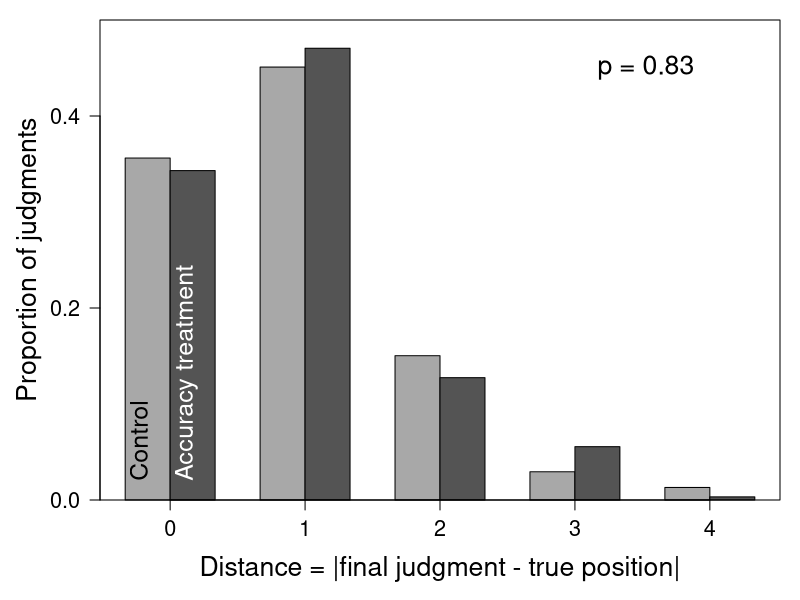

Write R code to recreate this figure.
# Figure 3: Accuracy of final judgments by treatment. Also reports the mean
# judgment error and Wilcoxon rank-sum test cited in the text
# (0.89 control vs. 0.91 accuracy; W = 46,390; p = 0.83; p. 380).
#
# Input:  data/judgments.csv
#         guessdist = |final judgment - candidate's true position|
# Output: output/figure3.pdf

judgments <- read.csv("data/judgments.csv")

# Distribution of judgment error by treatment (rows: control, accuracy)
error_prop <- prop.table(table(judgments$accuracy, judgments$guessdist), 1)
error_prop

# In-text: mean error and Wilcoxon rank-sum test
tapply(judgments$guessdist, judgments$accuracy, mean)
error_test <- wilcox.test(guessdist ~ accuracy, data = judgments)
error_test

# Plot ------------------------------------------------------------------------
dir.create("output", showWarnings = FALSE)
pdf("output/figure3.pdf", width = 6, height = 6)
par(mar = c(5, 5, 1, 1))
bars <- barplot(
  error_prop,
  beside = TRUE, xaxt = "n", yaxt = "n", ylim = c(0, .5),
  col = c("grey66", "grey33"),
  xlab = "Distance = |final judgment - true position|",
  ylab = "Proportion of judgments",
  cex.lab = 1.6
)
axis(1, at = bars[1, ] + .5, labels = 0:4, cex.axis = 1.3)
axis(2, at = c(0, .2, .4), cex.axis = 1.3, las = 1)
text(12.5, .45, labels = paste(" p =", round(error_test$p.value, 2)), cex = 1.6)
text(1.1, .02, labels = "Control", srt = 90, cex = 1.5, adj = c(0, 1))
text(2.1, .02, labels = "Accuracy treatment", srt = 90, cex = 1.5, adj = c(0, 1),
     col = "white")
box()
dev.off()
